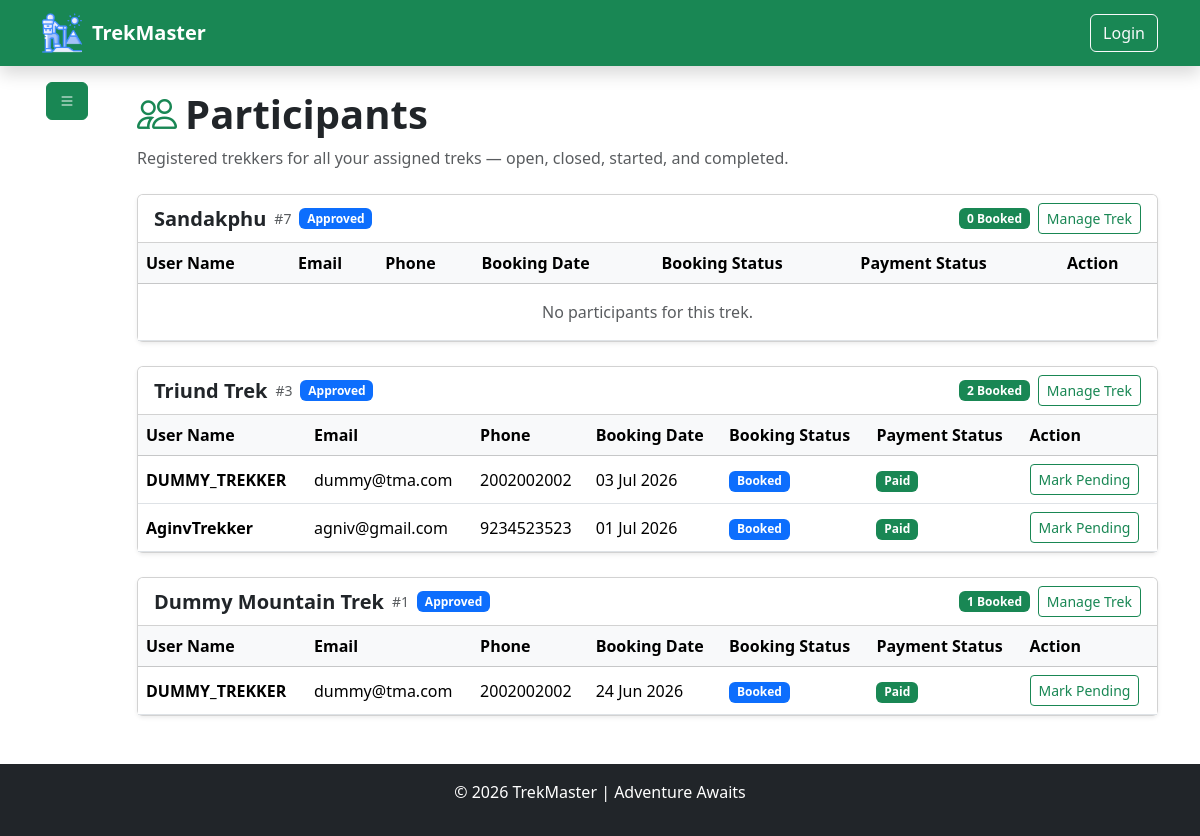
The page /trekstaff/participants (signed in) on the database its author committed.
### model/model.py (models this page shows, shortened)
class BaseModel(TimeStampMixin, db.Model):
    __abstract__ = True  ## means this class is not a table in the database, but it can be inherited by other models to have common fields [new concept of abstract base class in SQLAlchemy]
    id = db.Column(db.Integer, primary_key=True)

class TrekModel(BaseModel):
    __tablename__ = "treks"
    name = db.Column(db.String(100), nullable=False)
    location = db.Column(db.String(100), nullable=False)
    difficulty = db.Column(db.Enum(TrekDifficulty), nullable=False)
    duration = db.Column(db.Integer, nullable=False)  # in days
    total_slots = db.Column(db.Integer, nullable=False, default=10)
    available_slots = db.Column(db.Integer, nullable=False, default=10)
    price = db.Column(db.Numeric(10, 2), nullable=False)
    description = db.Column(db.String(600), nullable=True)
    image_url = db.Column(db.String(200), nullable=True)
    starting_at = db.Column(db.DateTime, nullable=False, default=datetime.utcnow)
    ending_at = db.Column(db.DateTime, nullable=False)
    status = db.Column(db.Enum(TrekStatus), default=TrekStatus.PENDING, nullable=False)
    assigned_staff_id = db.Column(db.Integer, db.ForeignKey("staffs.id"), nullable=True)
    bookings = db.relationship(
        "BookingModel", backref=db.backref("trek", lazy=True), lazy=True, cascade="all, delete-orphan"
    )  # one to many relationship with BookingModel
    __table_args__ = (
        db.CheckConstraint(
            "available_slots <= total_slots", name="check_available_slots"
        ),
        db.CheckConstraint("starting_at < ending_at", name="ending before start constraint"),
        db.CheckConstraint("price >= 0", name="zero_price_constraint"),
    )

class BookingModel(BaseModel):
    __tablename__ = "bookings"
    user_id = db.Column(db.Integer, db.ForeignKey("users.id"), nullable=False)
    trek_id = db.Column(db.Integer, db.ForeignKey("treks.id"), nullable=False)
    booking_date = db.Column(db.DateTime, default=datetime.utcnow, nullable=False)
    status = db.Column(
        db.Enum(BookingStatus), default=BookingStatus.BOOKED, nullable=False
    )
    payment_status = db.Column(
        db.Enum(PaymentStatus), default=PaymentStatus.PENDING, nullable=False
    )
    amount_paid = db.Column(db.Numeric(10, 2), nullable=False, default=0.00)
    booking_cancel_date = db.Column(db.DateTime, nullable=True)
    __table_args__ = (
        db.UniqueConstraint(
            "user_id", "trek_id", name="unique_user_trek_booking"
        ),  ## only one user can book a trek at a time
    )

class UserModel(BaseModel):  ## trekkers [by default] , staff [call StaffModel] , admin [programitically created]
    __tablename__ = "users"
    username = db.Column(db.String(50), nullable=False)
    email = db.Column(db.String(100), unique=True, nullable=False)
    phone = db.Column(db.String(15), unique=True, nullable=False)
    password_hash = db.Column(db.String(128), nullable=False)
    role = db.Column(db.Enum(UserRole), default=UserRole.TREKKER, nullable=False)
    """
    # db.Enum is used to store the enum values in the database as strings, and it will automatically handle the conversion between the enum and the string representation in the database.
    # raw syntax : db.Enum("admin" , "user" , "staff" , name = "user_roles")  # this is the raw syntax to create enum in SQLAlchemy, but we are using python enum class to create enum and then using it in the model.
    """
    is_active = db.Column(db.Boolean, default=True, nullable=False)
    is_blacklisted = db.Column(db.Boolean, default=False, nullable=False)
    blacklisted_reason = db.Column(db.String(500), nullable=True)
    bookings = db.relationship(
        "BookingModel",  ## here we specify the python model name not the table name
        backref=db.backref("user", lazy=True), # gives booking132.user to access the user who made the booking
        foreign_keys="BookingModel.user_id",  # which foreign key should be used
        lazy=True,
        cascade="all, delete-orphan",  # if a user is deleted, all their bookings will be deleted as well
    )
    staff_profile = db.relationship(
        "StaffModel",
        backref=db.backref("user", uselist=False),
        uselist=False,
        cascade="all, delete-orphan",
    )

### utils/authentication.py (the view)
    def wrapper(*args , **kwargs):
        if "user_id" not in session:
            flash("Please log in to access this page.", "danger")
            return redirect("/auth/login")
        user = UserModel.query.filter_by(id=session["user_id"]).first()
        if not user:
            flash("User not found.", "danger")
            return redirect("/auth/login")
        return func(
            *args,
            **kwargs
        )

### controller/trek_staff_controller.py (called while the page is built)
def get_current_staff():
    user_id = session.get("user_id")
    staff = StaffModel.query.filter_by(user_id=user_id).first()
    return staff

def load_trek_stats(treks):
    for trek in treks:
        trek.booked_participants = len(
            [b for b in trek.bookings if b.status == BookingStatus.BOOKED]
        )
    return treks

def participants():
    staff = get_current_staff()
    if not staff:
        flash("Staff not found.", "danger")
        return redirect(url_for("authentication.login"))
    assigned_treks = (
        TrekModel.query.filter_by(assigned_staff_id=staff.id)
        .order_by(TrekModel.id.desc())
        .all()
    )
    load_trek_stats(assigned_treks)
    trek_participants = []
    for trek in assigned_treks:
        bookings = (
            BookingModel.query.filter_by(trek_id=trek.id)
            .order_by(BookingModel.booking_date.desc())
            .all()
        )
        trek_participants.append({"trek": trek, "bookings": bookings})
    return render_template(
        "trekStaff/participants.html",
        staff=staff,
        trek_participants=trek_participants,
    )

### routes/trek_staff_routes.py (called while the page is built)
@trek_staff_bp.route("/participants")
@is_logged_in
@role_required(UserRole.STAFF)
def participants():
    return trek_staff_ctrl.participants()

### utils/authentication.py (called while the page is built)
def is_logged_in(func):
    def wrapper(*args , **kwargs):
        if "user_id" not in session:
            flash("Please log in to access this page.", "danger")
            return redirect("/auth/login")
        user = UserModel.query.filter_by(id=session["user_id"]).first()
        if not user:
            flash("User not found.", "danger")
            return redirect("/auth/login")
        return func(
            *args,
            **kwargs
        )
    wrapper.__name__ = func.__name__
    wrapper.__doc__ = func.__doc__
    wrapper.__module__ = func.__module__
    return wrapper

### templates/trekStaff/participants.html (shortened to what this page needs)
{% extends "base.html" %}
{% block content %}
<div class="container">
    <div class="row">
        <div class="col-1 p-0">
            {% include "trekStaff/sidebar.html" %}
        </div>
        <div class="col-11">
            <div class="py-4">
                <h1 class="fw-bold d-flex align-items-center gap-2">
                    <i class="bi bi-people text-success"></i>
                    Participants
                </h1>
                <p class="text-muted mb-4">
                    Registered trekkers for all your assigned treks — open, closed, started, and completed.
                </p>
                {% for item in trek_participants %}
                <div class="card shadow-sm mb-4">
                    <div class="card-header bg-white d-flex justify-content-between align-items-center flex-wrap gap-2">
                        <div class="d-flex align-items-center gap-2 flex-wrap">
                            <h5 class="mb-0 fw-bold">{{ item.trek.name }}</h5>
                            <span class="text-muted small">#{{ item.trek.id }}</span>
                            {% if item.trek.status.value == 'open' %}
                            <span class="badge bg-success">Open</span>
                            {% elif item.trek.status.value == 'closed' %}
                            <span class="badge bg-danger">Closed</span>
                            {% elif item.trek.status.value == 'started' %}
                            <span class="badge bg-info">Started</span>
                            {% elif item.trek.status.value == 'completed' %}
                            <span class="badge bg-secondary">Completed</span>
                            {% elif item.trek.status.value == 'approved' %}
                            <span class="badge bg-primary">Approved</span>
                            {% elif item.trek.status.value == 'pending' %}
                            <span class="badge bg-warning text-dark">Pending</span>
                            {% else %}
                            <span class="badge bg-light text-dark text-capitalize">{{ item.trek.status.value }}</span>
                            {% endif %}
                        </div>
                        <div class="d-flex gap-2 align-items-center">
                            <span class="badge bg-success">{{ item.trek.booked_participants }} Booked</span>
                            <a href="/trekstaff/manage-trek/{{ item.trek.id }}" class="btn btn-sm btn-outline-success">
                                Manage Trek
                            </a>
                        </div>
                    </div>
                    <div class="table-responsive">
                        <table class="table table-hover align-middle mb-0">
                            <thead class="table-light">
                                <tr>
                                    <th>User Name</th>
                                    <th>Email</th>
                                    <th>Phone</th>
                                    <th>Booking Date</th>
                                    <th>Booking Status</th>
                                    <th>Payment Status</th>
                                    <th>Action</th>
                                </tr>
                            </thead>
                            <tbody>
                                {% if item.bookings|length == 0 %}
                                <tr>
                                    <td colspan="7" class="text-center py-3 text-muted">
                                        No participants for this trek.
                                    </td>
                                </tr>
                                {% endif %}
                                {% for booking in item.bookings %}
                                <tr>
                                    <td class="fw-semibold">{{ booking.user.username }}</td>
                                    <td>{{ booking.user.email }}</td>
                                    <td>{{ booking.user.phone }}</td>
                                    <td>{{ booking.booking_date.strftime("%d %b %Y") }}</td>
                                    <td>
                                        <span class="badge bg-primary text-capitalize">{{ booking.status.value }}</span>
                                    </td>
                                    <td>
                                        {% if booking.payment_status.value == 'paid' %}
                                        <span class="badge bg-success">Paid</span>
                                        {% else %}
                                        <span class="badge bg-warning text-dark text-capitalize">{{ booking.payment_status.value }}</span>
                                        {% endif %}
                                    </td>
                                    <td>
                                        <form method="POST" action="/trekstaff/toggle-payment/{{ booking.id }}" class="d-inline">
                                            <button type="submit" class="btn btn-sm btn-outline-success">
                                                {% if booking.payment_status.value == 'paid' %}
                                                Mark Pending
                                                {% else %}
                                                Mark Paid
                                                {% endif %}
                                            </button>
                                        </form>
                                    </td>
                                </tr>
                                {% endfor %}
                            </tbody>
                        </table>
                    </div>
                </div>
                {% endfor %}
            </div>
        </div>
    </div>
</div>
{% endblock %}

### rows shown on the page
TrekModel: trek.name "Sandakphu", trek.id "7"
TrekModel: trek.name "Triund Trek", trek.id "3"
BookingModel: user.username "DUMMY_TREKKER", user.email "dummy@tma.com", user.phone "2002002002", booking_date "03 Jul 2026", status.value "Booked", payment_status "Paid"
BookingModel: user.username "AginvTrekker", user.email "agniv@gmail.com", user.phone "9234523523", booking_date "01 Jul 2026", status.value "Booked", payment_status "Paid"
TrekModel: trek.name "Dummy Mountain Trek", trek.id "1"
BookingModel: user.username "DUMMY_TREKKER", user.email "dummy@tma.com", user.phone "2002002002", booking_date "24 Jun 2026", status.value "Booked", payment_status "Paid"

### other values the page prints
{{ item.trek.booked_participants }} "0" "2" "1"
